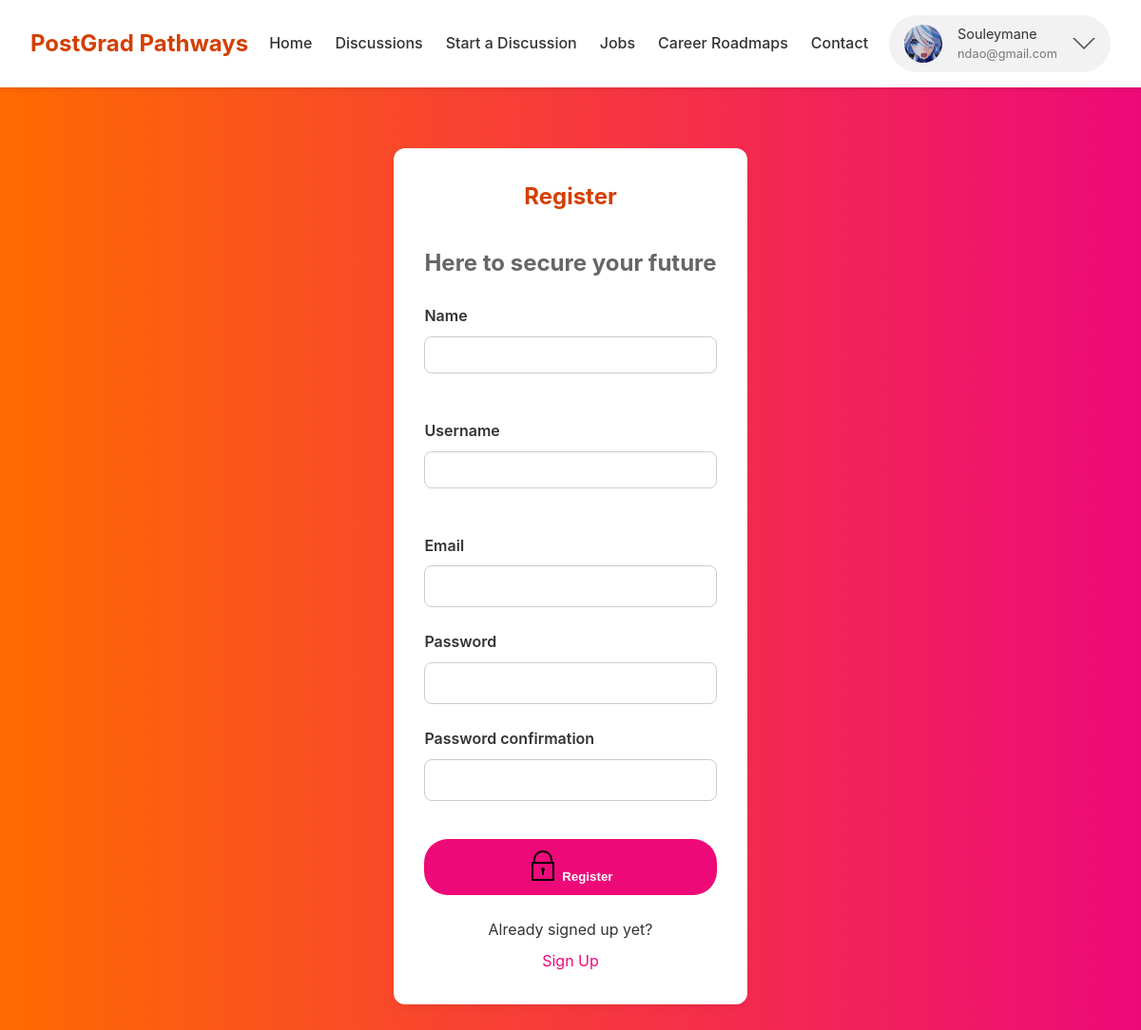
Page /register/ (signed in) on the committed database.
### base/models.py (models this page shows)
class User(AbstractUser):
    name = models.CharField(max_length=200, null=True)
    email = models.EmailField(unique=True, null=True)
    bio = models.TextField(null=True)
    avatar = models.ImageField(null=True, default="avatar.svg")
    USERNAME_FIELD = 'email'
    REQUIRED_FIELDS = []
    objects = CustomUserManager()  # 👈 Add this line

### base/views.py (the view, shortened to what this page needs)
# urls.py: path('register/',views.registerPage, name='register'),
def registerPage(request):
    form = MyUserCreationForm()
    return render(request, 'base/login_register.html', {'form': form})

### base/forms.py
class MyUserCreationForm(UserCreationForm):
    class Meta:
        model = User
        fields = ['name', 'username', 'email', 'password1', 'password2']

### base/templates/base/login_register.html (shortened to what this page needs)
{% extends 'base/main.html' %}
{% block content %}
<main class="auth layout">
  {% if page == 'login' %}
  <div class="container">
    <div class="layout__box">
      <div class="layout__boxHeader">
        <div class="layout__boxTitle">
          <h3>Login</h3>
        </div>
      </div>
      <div class="layout__body">
        <h2 class="auth__tagline">Here to secure your future</h2>
        <form class="form" action="" method="POST">
          {% csrf_token %}
          <div class="form__group form__group">
            <label for="room_name">Email</label>
            <input id="username" name="email" type="email" placeholder="e.g. poer23@email.com" />
          </div>
          <div class=" form__group">
            <label for="password">Password</label>
            <input id="password" name="password" type="password"
              placeholder="&bull;&bull;&bull;&bull;&bull;&bull;&bull;&bull;" />
          </div>
          <button class="btn btn--main" type="submit">
            <svg version="1.1" xmlns="http://www.w3.org/2000/svg" width="32" height="32" viewBox="0 0 32 32">
              <title>lock</title>
              <path
                d="M27 12h-1v-2c0-5.514-4.486-10-10-10s-10 4.486-10 10v2h-1c-0.553 0-1 0.447-1 1v18c0 0.553 0.447 1 1 1h22c0.553 0 1-0.447 1-1v-18c0-0.553-0.447-1-1-1zM8 10c0-4.411 3.589-8 8-8s8 3.589 8 8v2h-16v-2zM26 30h-20v-16h20v16z">
              </path>
              <path
                d="M15 21.694v4.306h2v-4.306c0.587-0.348 1-0.961 1-1.694 0-1.105-0.895-2-2-2s-2 0.895-2 2c0 0.732 0.413 1.345 1 1.694z">
              </path>
            </svg>
            Login
          </button>
        </form>
        <div class="auth__action">
          <p>Haven't signed up yet?</p>
          <a href="{% url 'register' %}" class="btn btn--link">Sign Up</a>
        </div>
      </div>
    </div>
  </div>
  {% else %}
  <div class="container">
    <div class="layout__box">
      <div class="layout__boxHeader">
        <div class="layout__boxTitle">
          <h3>Register</h3>
        </div>
      </div>
      <div class="layout__body">
        <h2 class="auth__tagline">Here to secure your future</h2>
        <form class="form" action="" method="POST">
          {% for field in form %}
          <div class="form__group form__group">
            <label for="room_name">{{field.label}}</label>
            {{field}}
          </div>
          {% endfor %}
          <button class="btn btn--main" type="submit">
            Register
          </button>
        </form>
        <div class="auth__action">
          <p>Already signed up yet?</p>
          <a href="{% url 'login' %}" class="btn btn--link">Sign Up</a>
        </div>
      </div>
    </div>
  </div>
  {% endif %}
</main>
{% endblock content %}

### base/templates/base/navbar.html (shortened to what this page needs)
{% load static %}
<header id="navbar">
  <div class="logo">PostGrad Pathways</div>
  <nav>
    <ul>
      <li><a href="{% url 'home' %}">Home</a></li>
      <li><a href="{% url 'rooms' %}">Discussions</a></li>
      <li><a href="{% url 'create-room' %}">Start a Discussion</a></li>
      <li><a href="{% url 'jobs' %}">Jobs</a></li>
      <li><a href="{% url 'career-roadmap-list' %}">Career Roadmaps</a></li>
      <li><a href="#footer">Contact</a></li>
    </ul>
  </nav>
  <div class="header__userContainer">
    {% if request.user.is_authenticated %}
      <div class="header__user" onclick="toggleDropdown()">
        <div class="avatar avatar--medium active">
          <img src="{{ request.user.avatar.url }}" />
        </div>
        <div class="header__userinfo">
          <p>{{ request.user.name|default:request.user.username }}</p>
          <p class="header__email">{{ request.user.email }}</p>
        </div>
        <button class="dropdown-button" type="button">
          <svg xmlns="http://www.w3.org/2000/svg" width="24" height="24" viewBox="0 0 32 32">
            <path d="M16 21l-13-13h-3l16 16 16-16h-3l-13 13z"></path>
          </svg>
        </button>
      </div>
    {% else %}
      <a href="{% url 'login' %}" class="login-button">
        <p>Login</p>
      </a>
    {% endif %}
  </div>
</header>

### static/styles/style.css (style rules this page uses)
* { margin: 0; padding: 0; box-sizing: border-box; }
body { font-family: 'Inter', sans-serif; line-height: 1.6; background: #f9f9f9; color: #333; }
header { position: sticky; top: 0; background: white; display: flex; justify-content: space-between; align-items: center; padding: 1rem 2rem; box-shadow: 0 2px 5px rgba(0,0,0,0.1); z-index: 1000; }
.header__user { display: flex; align-items: center; gap: 1rem; cursor: pointer; position: relative; padding: 0.5rem 1rem; border-radius: 30px; background-color: #f2f2f2; transition: background 0.3s ease; }
.header__userinfo p { margin: 0; font-size: 0.9rem; }
.header__userinfo .header__email { font-size: 0.8rem; color: #777; }
.dropdown-button { background: none; border: none; padding: 0; margin-left: auto; display: flex; align-items: center; cursor: pointer; }
.dropdown-button svg { fill: #555; transition: transform 0.3s; }
.logo { font-weight: bold; font-size: 1.5rem; color: #d43f00; }
nav ul { list-style: none; display: flex; gap: 1.5rem; }
nav a { text-decoration: none; color: #333; font-weight: 500; }
.auth.layout { display: flex; justify-content: center; align-items: center; min-height: calc(100vh - 100px); background: linear-gradient(to right, #ff6a00, #ee0979); padding: 2rem; }
.layout__box { background: white; padding: 2rem; border-radius: 12px; box-shadow: 0 4px 10px rgba(0,0,0,0.05); margin-top: 2rem; }
.layout__boxHeader { margin-bottom: 1rem; }
.layout__boxTitle h3 { font-size: 1.5rem; color: #d43f00; }
.layout__box form input[type="text"] { border: 1px solid #ccc; padding: 0.6rem 1rem; border-radius: 8px; width: 100%; max-width: 400px; margin-bottom: 1.5rem; }
.auth__tagline { color: #666; margin-bottom: 1.5rem; text-align: center; }
.form { display: flex; flex-direction: column; gap: 1.25rem; }
.form__group { display: flex; flex-direction: column; }
.form__group label { font-weight: 600; margin-bottom: 0.5rem; }
.form__group input, .form__group select, .form__group textarea { padding: 0.75rem; border-radius: 8px; border: 1px solid #ccc; font-size: 1rem; }
.auth__action { text-align: center; margin-top: 1.5rem; }
.btn--main { background: #ee0979; color: white; padding: 0.75rem; border: none; width: 100%; border-radius: 8px; font-weight: bold; cursor: pointer; transition: background 0.3s ease; }
.btn--link { display: inline-block; margin-top: 0.5rem; color: #ee0979; text-decoration: none; }
.btn.btn--main { align-self: center; padding: 0.75rem 2rem; border-radius: 25px; background-color: #ee0979; color: white; font-weight: bold; border: none; cursor: pointer; transition: 0.3s; }
.avatar { border-radius: 50%; overflow: hidden; display: inline-block; }
.avatar img { display: block; width: 100%; height: 100%; object-fit: cover; }
.avatar--medium { width: 48px; height: 48px; }
.avatar--medium.active { width: 40px; height: 40px; border-radius: 50%; overflow: hidden; }
.avatar--medium.active img { width: 100%; height: 100%; object-fit: cover; display: block; }
.layout__boxHeader { text-align: center; margin-bottom: 2rem; }
.form { display: flex; flex-direction: column; gap: 1.5rem; }
.form input, .form select, .form textarea { padding: 0.75rem; font-size: 1rem; border-radius: 8px; border: 1px solid #ccc; }
.form button { margin-top: 1rem; }

### rows in the picture
User: user.avatar (picture), user.name "Souleymane", user.email "ndao@gmail.com"

### other values in the picture
{{ field.label }} "Name" "Username" "Email" "Password" "Password confirmation"
